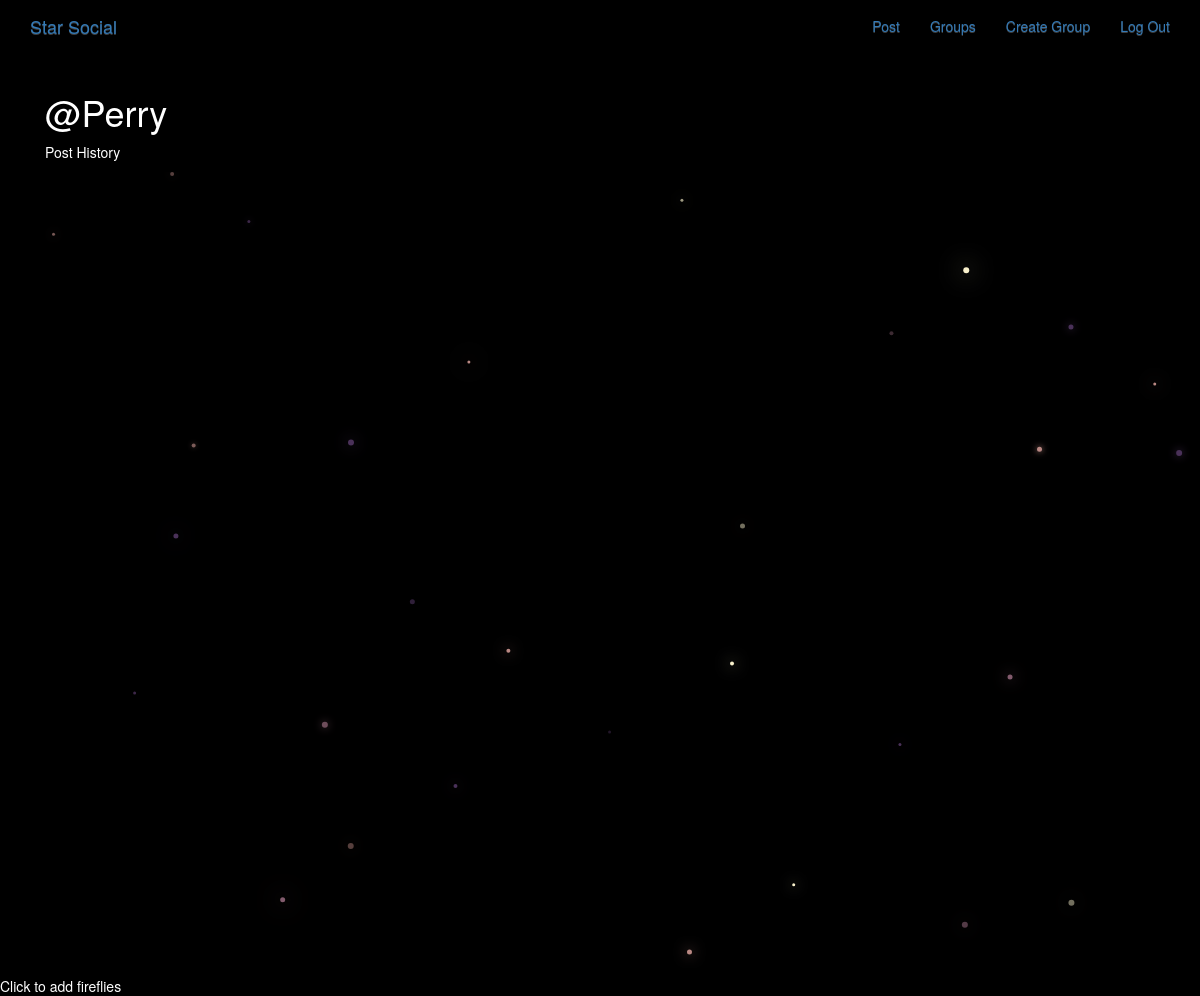
The page /posts/by/Perry/ (signed in) on the database as committed earlier.
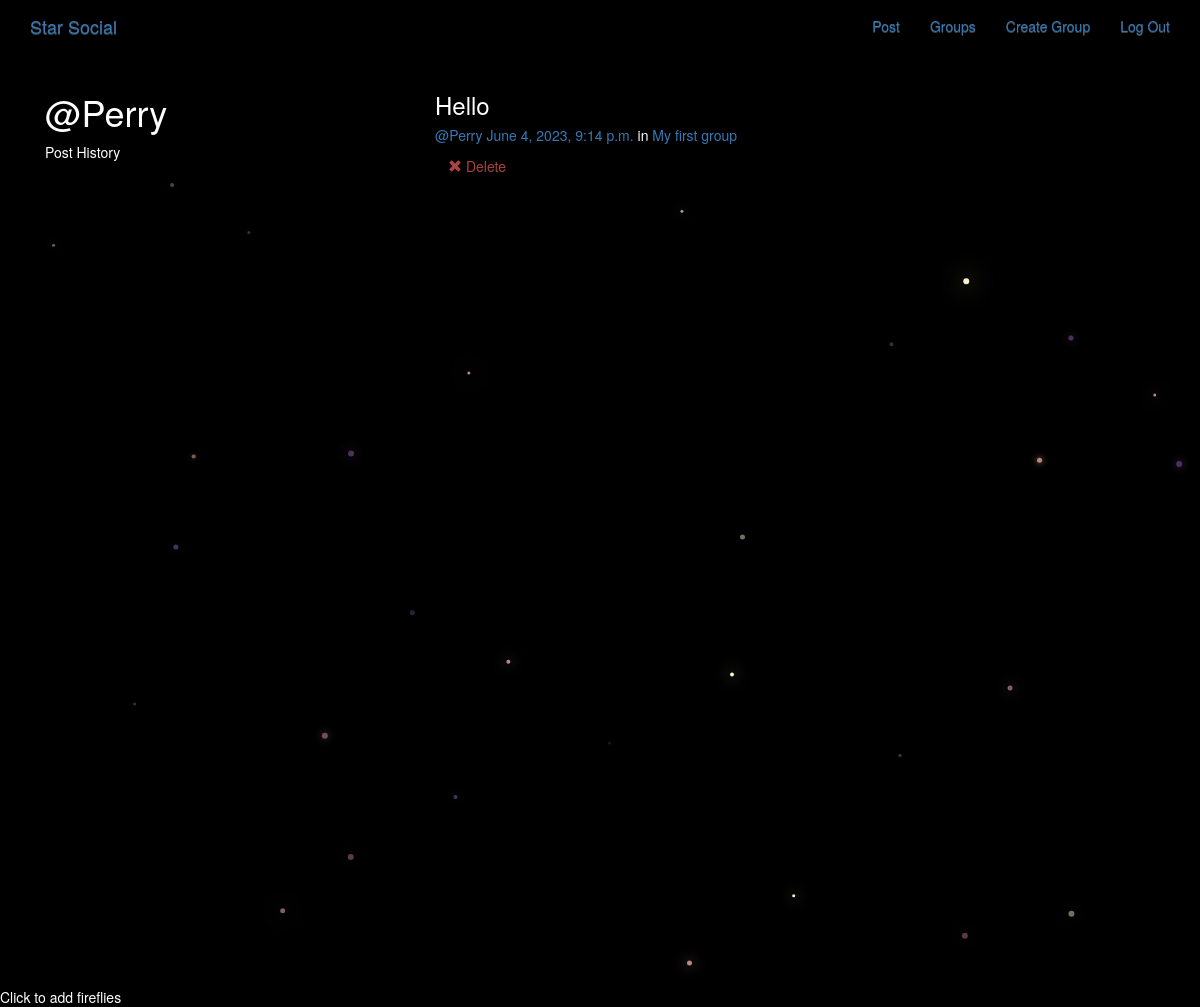
The same page on the database as committed later.
### posts/models.py (models this page shows, shortened)
class Post(models.Model):
    user = models.ForeignKey(User, related_name="posts",
                             on_delete=models.CASCADE)
    created_at = models.DateTimeField(auto_now=True)
    message = models.TextField()
    message_html = models.TextField(editable=False)
    group = models.ForeignKey(
        Group, related_name="posts", null=True, blank=True, on_delete=models.CASCADE)
    class Meta:
        ordering = ["-created_at"]
        unique_together = ["user", "message"]

### groups/models.py (models this page shows, shortened)
class Group(models.Model):
    name = models.CharField(max_length=256, unique=True)
    slug = models.SlugField(allow_unicode=True, unique=True)
    description = models.TextField(blank=True, default='')
    description_html = models.TextField(editable=False, default='', blank=True)
    members = models.ManyToManyField(User, through='GroupMember')
    class Meta:
        ordering = ['name']

### posts/views.py (the view)
# urls.py: path("by/<str:username>/", views.UserPosts.as_view(), name='for_user'),
class UserPosts(generic.ListView):
    model = models.Post
    template_name = "posts/user_post_list.html"
    def get_queryset(self):
        try:
            self.post_user = User.objects.prefetch_related("posts").get(
                username__iexact=self.kwargs.get("username")
            )
        except User.DoesNotExist:
            raise Http404
        else:
            return self.post_user.posts.all()
    def get_context_data(self, **kwargs):
        context = super().get_context_data(**kwargs)
        context["post_user"] = self.post_user
        return context

### posts/templates/posts/user_post_list.html
{% extends "posts/post_base.html" %}
{% block prepost %}
<div class="col-md-4">
    <h1>@{{ post_user.username }}</h1>
    <p>Post History</p>
</div>
{% endblock %}
{% block post_content %}
<div class="col-md-8">
    {% for post in post_list %}
    {% include "posts/_post.html" %}
    {% endfor %}
</div>
{% endblock %}

### posts/templates/posts/_post.html
<div class="post media">
    <h3>{{ post.message_html|safe }}</h3>
    <div class="media-body">
        <h5 class="media-heading">
            <span class="username"><a
                    href="{% url 'posts:for_user' username=post.user.username %}">@{{post.user.username}}</a></span>
            <time class="time"><a
                    href="{% url 'posts:single' username=post.user.username pk=post.pk %}">{{post.created_at}}</a></time>
            {% if post.group %}
            <span class="group-name">in <a href="">{{ post.group.name }}</a></span>
            {% endif %}
        </h5>
        <div class="media-footer">
            {% if user.is_authenticated and post.user == user and not hide_delete %}
            <a href="{% url 'posts:delete' pk=post.pk %}" title="delete" class="btn btn-simple">
                <span class="glyphicon glyphicon-remove text-danger" aria-hidden="true"></span>
                <span class="text-danger icon-label">Delete</span>
            </a>
            {% endif %}
        </div>
    </div>
</div>

Rows that differ between the two databases and show on the page:
added Post: message_html "Hello", user.username "Perry", created_at "June 4, 2023, 9:14 p.m.", group.name "My first group", shows "Delete"
